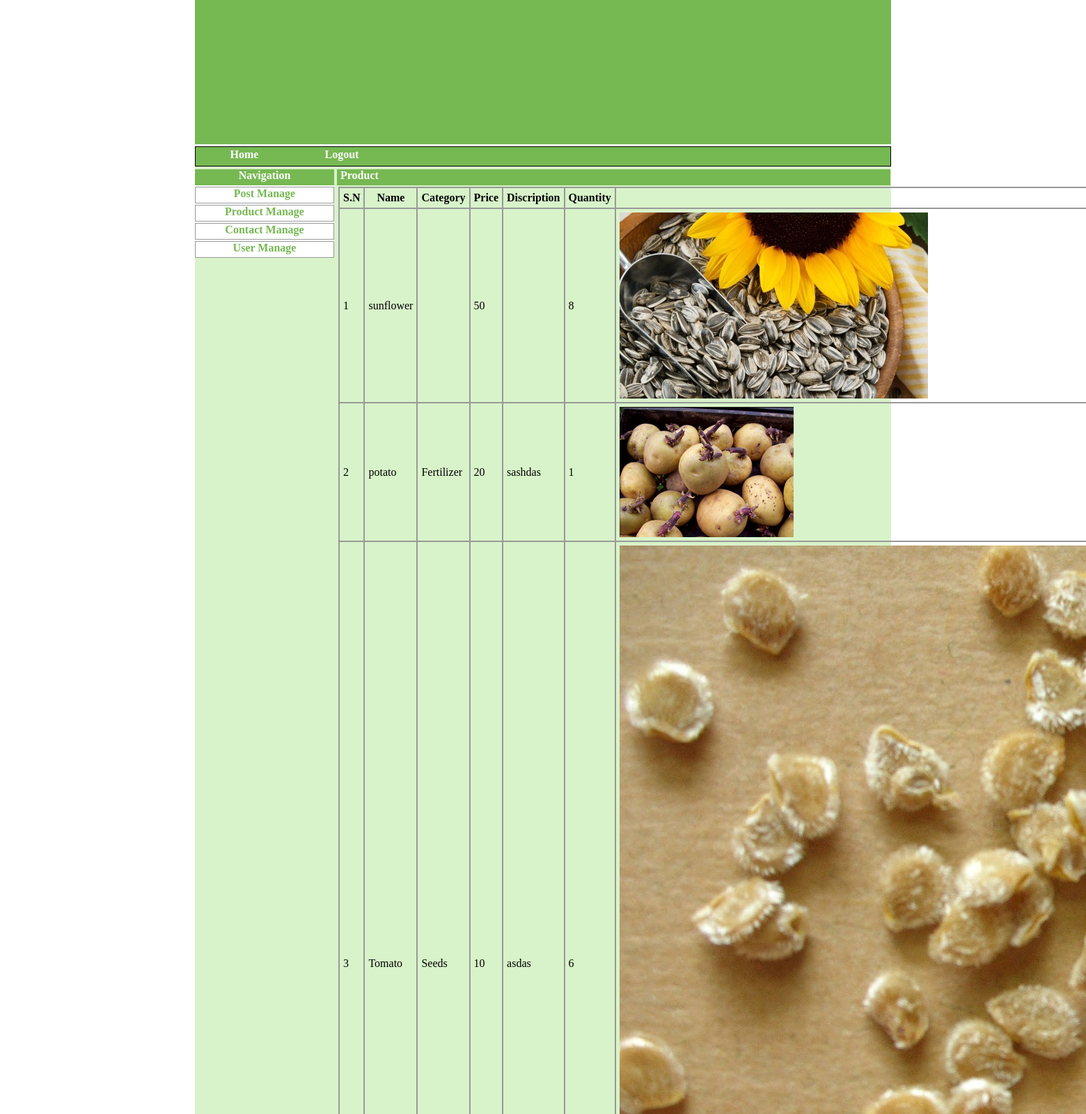
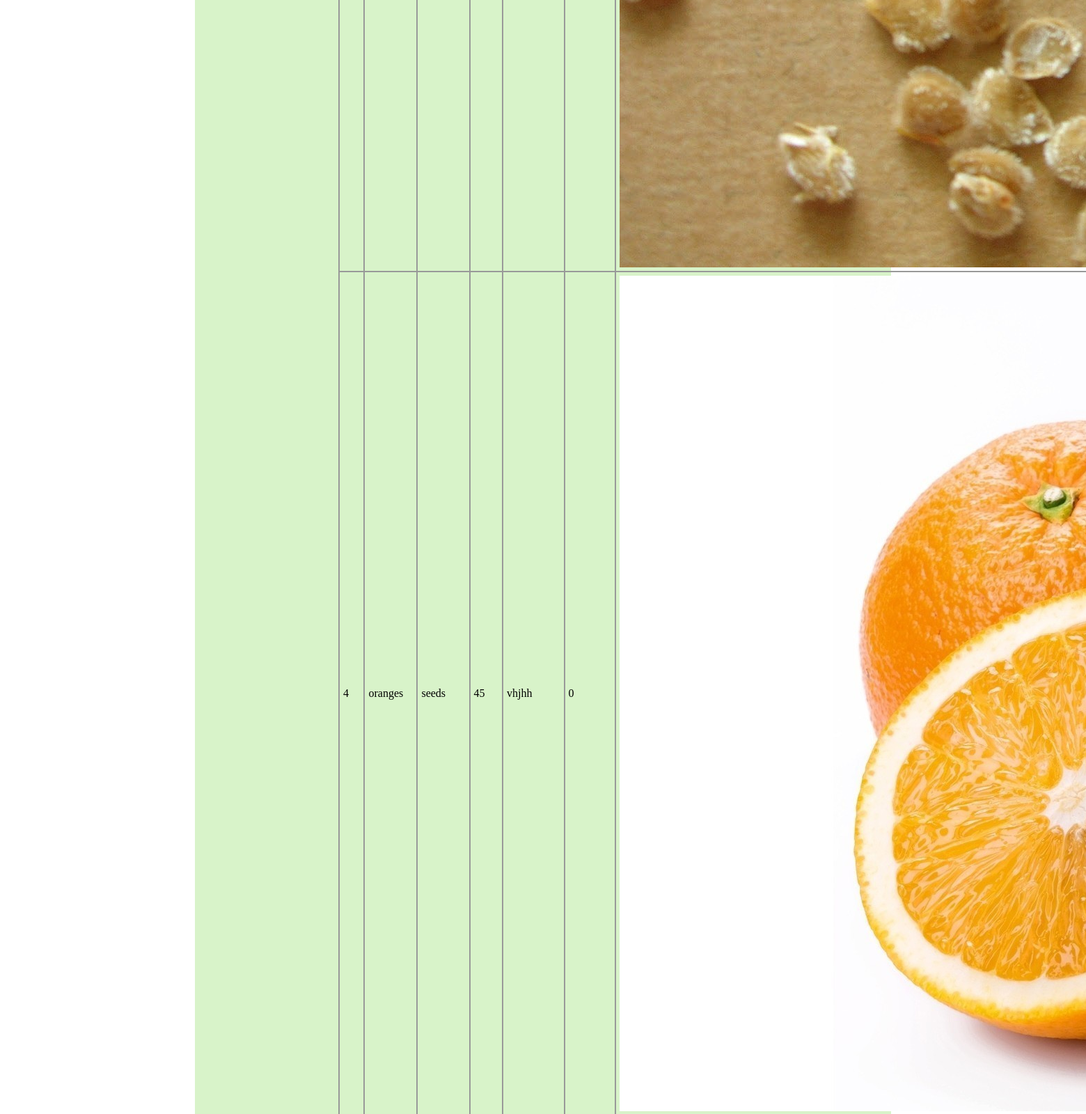
The page /admin/product.php (signed in, upper part) on the database its author committed (2 pictures, top to bottom).
### tables this page shows
CREATE TABLE `market_tb` (
  `product_id` int(10) NOT NULL AUTO_INCREMENT,
  `name` varchar(100) NOT NULL,
  `price` int(10) NOT NULL,
  `disc` varchar(500) NOT NULL,
  `Category` varchar(100) NOT NULL,
  `quantity` int(100) NOT NULL,
  `pro_img` varchar(225) NOT NULL,
  `count` int(11) NOT NULL,
  PRIMARY KEY (`product_id`)
);

### public_html/admin/product.php (the view, shortened to what this page needs)
<?php include('./header.php');?>
        <div id="right">
        <div id="title">Product</div>
        <div id="main">
        <table border="1px" bordercolor="#999999" cellspacing="0" cellpadding="5">
            <tr>
            	<th>S.N</th>
                <th>Name</th>
                <th>Category</th>
                <th>Price</th>
                <th>Discription</th>
                <th>Quantity</th>
                <th>Image</th>
            </tr>
           <?php
		   $i=0;
		$getdetail="Select * from market_tb";
		$result=@mysql_query($getdetail);
		while($row=@mysql_fetch_array($result))
			{
			?>
            <tr>
            <td><?php echo ++$i; ?></td>
            <td><?php echo $row['name']; ?></td>
            <td><?php echo $row['Category']; ?>
            <td><?php echo $row['price']; ?></td>
            <td><?php echo $row['disc']; ?></td>
            <td><?php echo $row['quantity']; ?></td>
            <td><img src="uploads/<?php echo $row['pro_img']; ?>" alt="" /></td>
            </tr>
             <?php }?>
        </table>
        </div>
        </div>
   </div>
   <?php include('./footer.php'); ?>

### public_html/admin/header.php (shortened to what this page needs)
<!DOCTYPE html PUBLIC "-//W3C//DTD XHTML 1.0 Transitional//EN" "http://www.w3.org/TR/xhtml1/DTD/xhtml1-transitional.dtd">
<html xmlns="http://www.w3.org/1999/xhtml">
<head>
</head>
<link rel="stylesheet" type="text/css" href="css/style.css" />
<body>
<div id="wrapper">
	<div id="header"></div>
    <div id="nav">
    	<ul>
        	<li><a href="main.php">Home</a></li>
            <li><a href="logout.php">Logout</a></li>
        </ul>
    </div>
   	<div id="container">
   		<div id="left">
        <div id="title1">Navigation</div>
        		<?php include('includes/navleft.php'); ?>
        </div>

### public_html/admin/includes/navleft.php
<div id="leftnav">
                	<ul>
                    	<li><a href="../admin/post.php">Post Manage</a></li>
                        <li><a href="../admin/product.php">Product Manage</a></li>
                        <li><a href="#">Contact Manage</a></li>
                        <li><a href="../admin/user.php">User Manage</a></li>
                    </ul>
                </div>

### public_html/admin/footer.php (shortened to what this page needs)
   </div>
</body>
</html>

### public_html/admin/css/style.css (style rules this page uses)
body { margin:0px; padding:0px; background-color:#FFFFFF; }
#wrapper { background-color:#d8f3c9; width:1000px; margin:0 auto; }
#header { background-color:#76b852; width:1000px; height:207px; border-bottom:#FFFFFF solid 3px; }
#nav { margin:0px; padding:0px; width:998px; background-color:#76b852; height:27px; border:#000000 solid 1px; }
#nav ul { margin:0px; padding:0px; }
#nav ul li { float:left; margin:0px; padding:0px; list-style:none; }
#nav ul li a { background-color:#76b852; display:block; height:25px; text-decoration:none; color:#FFFFFF; width:140px; text-align:center; padding-top:2px; font-weight:bold; }
#container { background-color:#FFFF99; width:1000px; margin:0px; padding:0px; margin-top:4px; }
#left { float:left; background-color:#FFFFFF; width:200px; }
#right { background-color:#d8f3c9; float:right; width:796px; }
#title1 { background-color:#76b852; color:#FFFFFF; width:200px; height:23px; font-weight:bold; text-align:center; }
#leftnav { margin:0px; padding:0px; }
#leftnav ul { margin:0px; padding:0px; }
#leftnav ul li { list-style:none; margin-top:2px; }
#leftnav ul li a { text-decoration:none; display:block; color:#76b852; font-weight:bold; height:22px; width:198px; border:#999999 solid 1px; text-align:center; }
#title { background-color:#76b852; color:#FFFFFF; width:790px; height:23px; font-weight:bold; padding-left:5px; }
#main { width:790px; margin-top:2px; margin-left:2px; }

### rows shown on the page
market_tb: name "sunflower", price "50", quantity "8", pro_img (picture)
market_tb: name "potato", Category "Fertilizer", price "20", disc "sashdas", quantity "1", pro_img (picture)
market_tb: name "Tomato", Category "Seeds", price "10", disc "asdas", quantity "6", pro_img (picture)
market_tb: name "oranges", Category "seeds", price "45", disc "vhjhh", quantity "0", pro_img (picture)
